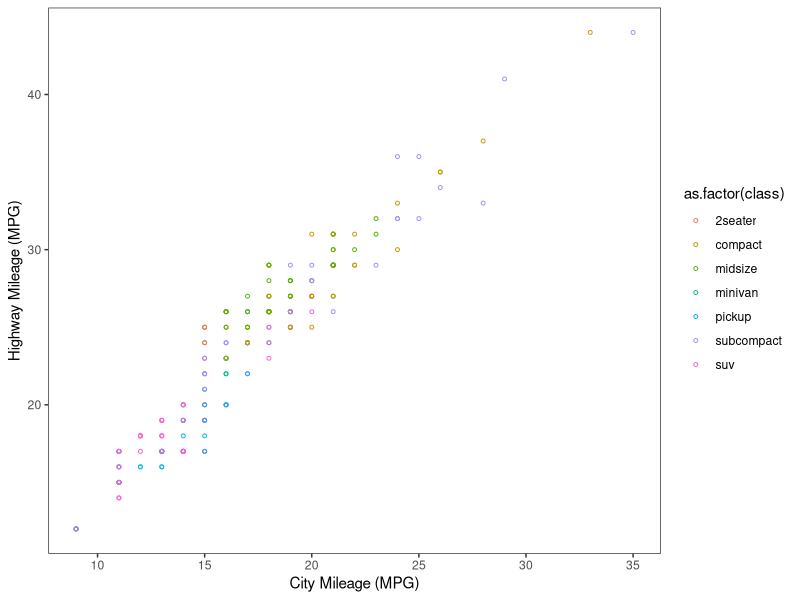
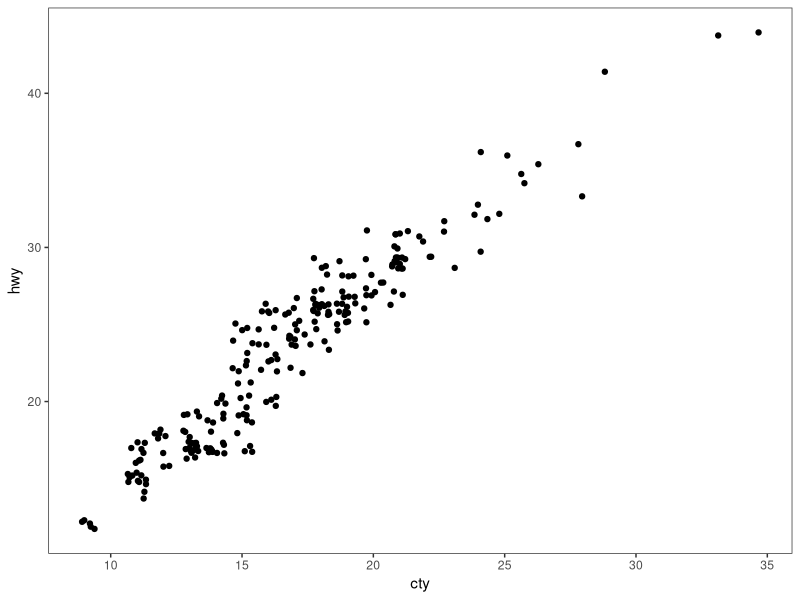
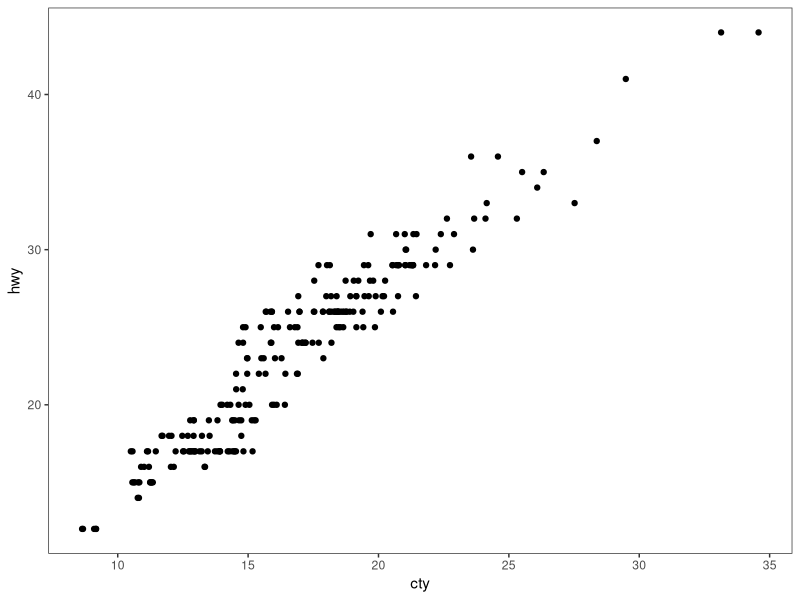
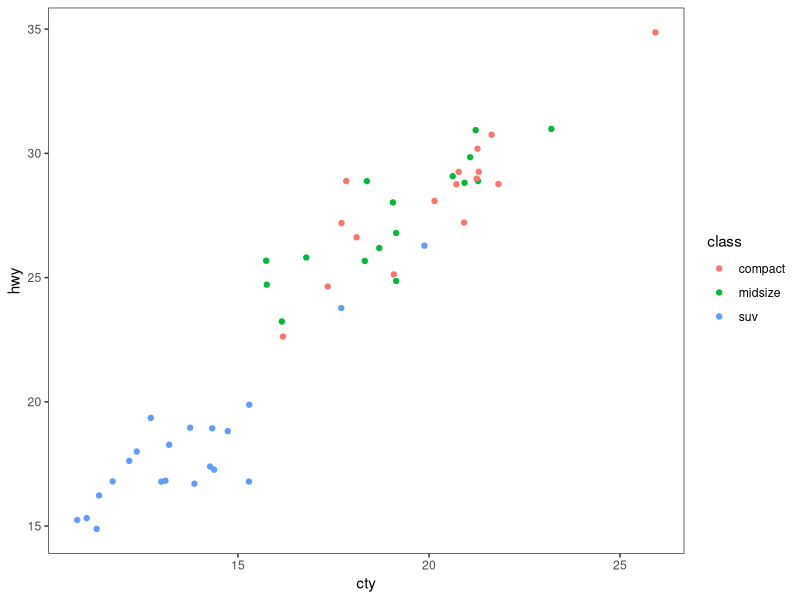
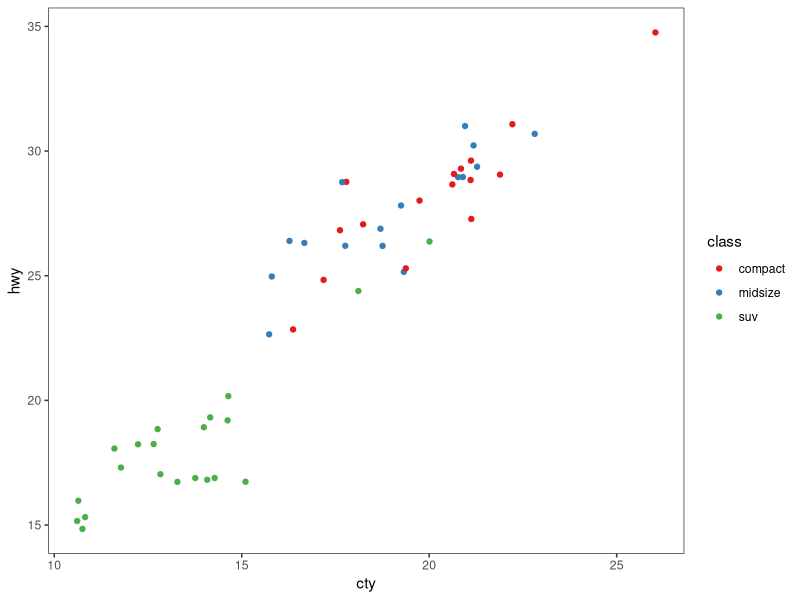
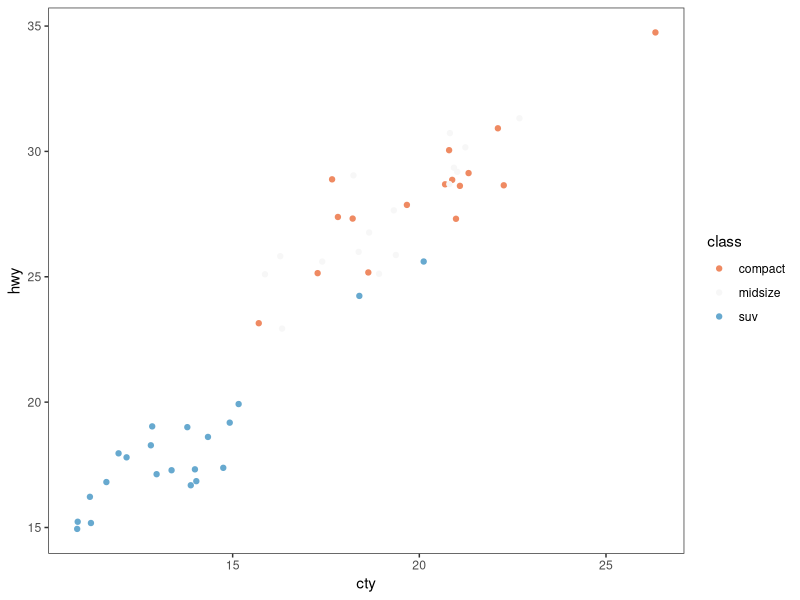
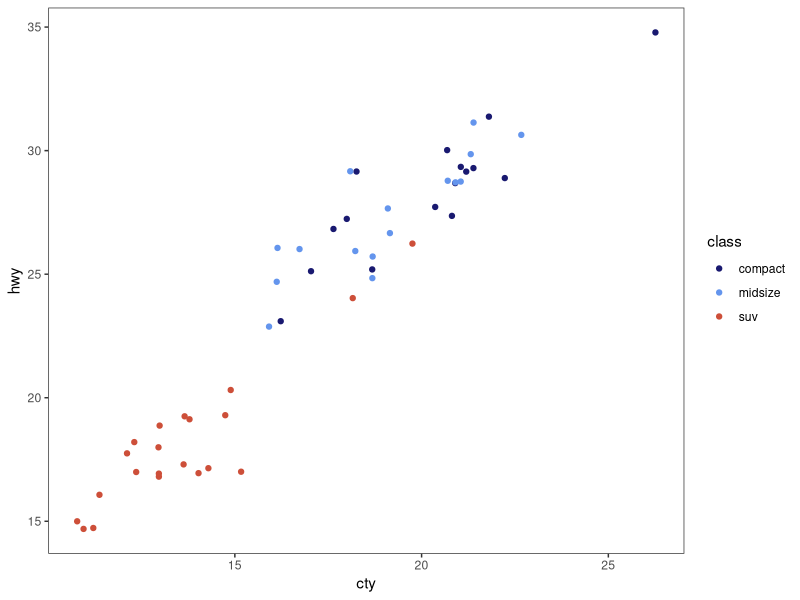
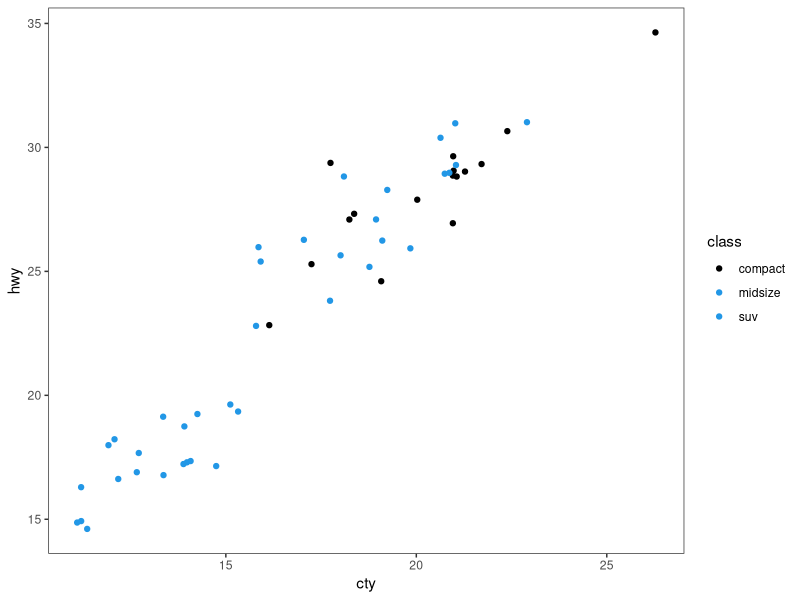

Reproduce these figures in R, in order. (Note: this script raises an error after producing the figures.)
# ---------------------------------------------------------- #
#### MODULE 3: Plot even more data!                       ####               
# ---------------------------------------------------------- #

## OBJECTIVE:
# 1. To develop a "grammar of graphics".
# 2. To become comfortable using ggplot2 for exploratory data visualization.


# ---------------------------------------------------------- #
#### SET UP:                                              ####
# ---------------------------------------------------------- #
# REMINDER: In RStudio, open the Rproject for our course (UNCG_DataWrangling), 
# pull any changes from GitHub, and navigate to the branch you created for 
# yourself (just a single branch for the whole semester) in RStudio's Git tab.
# Open this week's assignment in this new branch to complete and submit on GitHub.
# Ideally, you'll commit your answers a bit at a time as you work through
# this assignment, rather than committing all at once at the end.

# Reminder of some helpful resources for graphing in R:
# ggplot Cookbook: http://www.cookbook-r.com/Graphs/
# Official ggplot2 Book: https://ggplot2-book.org/
# Themes in ggplot2: https://ggplot2-book.org/polishing.html#themes

# In ggplot2, aesthetic means “something you can see”. Each aesthetic is a
# mapping between a visual cue and a variable.
# Examples include:
# position (i.e., on the x and y axes)
# color (“outside” color)
# fill (“inside” color)
# shape (of points)
# line type
# size

# Each type of geometric object (geom) accepts only a subset of all aesthetics.
# Refer to the geom help pages to see what mappings each geom accepts. Aesthetic
# mappings are set with the aes() function.

# TASK: We will be using the ggplot2 package for graphing. Fortunately, ggplot2 
# is nested within the tidyverse package (along with many others).
# Start by writing code to load the tidyverse library.
# HINT: see the end of assignment #1 if you forgot how to load a package.

library(tidyverse)
library(ggplot2)

# TASK: Write code below to set your theme to black and white and both your major
# AND minor gridlines to element_blank for all plots you'll be making today.
# HINT: Check back to last week's assignment section 1.9 for setting themes for
# all plots.

theme_set(theme_bw())
theme_update(
             panel.grid.major = element_blank(),
             panel.grid.minor = element_blank())



# ---------------------------------------------------------- #
#### 1.0 CORRELATION                                      ####
# ---------------------------------------------------------- #

# We learned how to make correlations last week, but it never hurts to get
# more practice! Let's start by using a data set built into ggplot2.
# The mpg dataset looks at the gas efficiency of different cars. Run the following
# code to load the data:
data(mpg, package = "ggplot2")

# TASK: Create a scatterplot (i.e., a dot plot) to relate city and highway mileage.
# Color the points by the class of car (class column) and label the x and y axis 
# to be more informative (City Mileage (MPG) vs Highway Mileage (MPG)).
# HINT: Refer back to last week's assignment or the ggplot help resources if you 
# forget how to make a scatterplot.

ggplot(mpg, aes(x = cty, y = hwy, color=as.factor(class))) + 
  geom_point(size=1, shape=1) +
  xlab("City Mileage (MPG)") + 
  ylab("Highway Mileage (MPG)")


# Looks alright, but the graph may be hiding some information...
# QUESTION: How many data points are in the mpg dataframe?

#234

# QUESTION: Approximately how many dots are in the graph you just made? How does
# that compare to the number of observations in the dataframe?

#76

# Try another correlation-focused geom that addresses this problem by running
# the following code:
ggplot(data=mpg, aes(x=cty, y=hwy)) + 
  geom_jitter()


# QUESTION: What happened when you created the plot with geom_jitter?

#We gained a lot of points.

# QUESTION: Run the code to create a plot using geom_jitter a second time. Then run it
# again and again. What happens each time? Why is this happening?

#The points appear to move. geom_jitter is adding small amounts of random movement.


# TASK: The default in geom_jitter is to jitter (or slightly move) the points away
# from each other in both the x and y directions. Check the help file for geom_jitter
# and write code below to make a graph where you jitter points in only the x-dimension
# by 0.5.

?geom_jitter

ggplot(data=mpg, aes(x=cty, y=hwy)) + 
  geom_jitter(width = 0.5, height = 0)

# ---------------------------------------------------------- #
#### 1.1 DETOUR! COLORS, COLORS, COLORS                   ####
# ---------------------------------------------------------- #

# Our world is so colorful, and our graphs can be too! But we want to be mindful
# of our color choices to not only be beautiful, but also informative and accessible.

# TASK: Create a new dataframe that filters our mpg data down to only information
# for car classes compact, midsize, and suv using an %in% statement. Name your 
# new dataframe mpgSubset.
# HINT: Refer back to the Transform assignment if you want help with %in% (or 
# try googling!)

?select
?mutate
?filter

mpgSubset <- select(mpg , "manufacturer",  "model", "displ", "year", "cyl"         
                , "trans"     ,   "drv"       ,   "cty"     ,     "hwy"    ,      "fl"          
                    , "class"       ) %>% filter(class == c("compact","suv", "midsize")) 



# ggplot has lots of nice (and some not so nice) built-in color palettes that we 
# can use to fill our bars with color. Try running the following code:
ggplot(data=mpgSubset, aes(x=cty, y=hwy, color=class)) +
  geom_jitter()

# The code above supplies us with ggplot's default color palette, which I find not
# so pleasing. Let's try to change this!

# We can add a statement specifying the scale of colors we would prefer. One way
# to do this is to use other pre-set palettes from ggplot. Run the code below to 
# ask ggplot to use the color brewer's palette called Set 1.
ggplot(data=mpgSubset, aes(x=cty, y=hwy, color=class)) +
  geom_jitter() +
  scale_color_brewer(palette="Set1")

# Alternatively, we could use the "RdBu" palette:
ggplot(data=mpgSubset, aes(x=cty, y=hwy, color=class)) +
  geom_jitter() +
  scale_color_brewer(palette="RdBu")

# QUESTION: Investigate the color brewer's range of palettes at this website: 
# https://r-graph-gallery.com/38-rcolorbrewers-palettes.html
# What do you notice about the colors chosen from each of the palettes that we
# used above? (i.e., does it use the first three colors in the palette? The last
# three? Some other combination?)

#maybe the last ones? Hard to tell.

# We could also pick out EXACTLY which colors we want for our figure. 
# There are 4 main ways to specify colors in R:
### by name
### by number
### by Hex code
### with the rgb() function

# By Name: R allows you to call more than 600 colors by name! Run the following
# code to see a list:
colors()

# We can put in the colors we chose for each variable by adding the 
# scale_color_manual() function to our plot. Try it out by running the following
# code:
ggplot(data=mpgSubset, aes(x=cty, y=hwy, color=class)) +
  geom_jitter() +
  scale_color_manual(values=c('midnightblue', 'cornflowerblue', 'tomato3'))


# You can also chose colors by number, which are assigned in R.

# TASK: Copy and paste the code to make our scatterplot and replace the color names
# with three numbers of your choice (between 1 and 657). How does your new figure look?
# HINT: remember to remove the quotation marks when calling numbers.

ggplot(data=mpgSubset, aes(x=cty, y=hwy, color=class)) +
  geom_jitter() +
  scale_color_manual(values=c(1, 4, 20))

#Honestly, it looks not that great. Two of the colors seem very similar, at least to me.

# QUESTION: How do you think you could figure out which color name belongs to
# each color number?
# HINT: Try creating a dataframe from color() by passing it into the
# as.data.frame() function.




as.data.frame(colors())

#We get a list that lets us know which color is which.

# You can also chose colors by Hex code. A Hex color code is a 6-symbol code made
# of up to three 2-symbol elements (6 symbols in length all together). Each of 
# the 2-symbol elements represents a color value in the Red-Green-Blue (RGB) color
# scale from 0 to 255. Hex codes are written with a # in front of them. Let's try
# out calling our colors using hex code.
ggplot(data=mpgSubset, aes(x=cty, y=hwy, color=class)) +
  geom_jitter() +
  scale_color_manual(values=c('#191970', '#6495ED', '#FF6347'))

# There are two great things about hex codes. First, you can call ANY color you 
# want with a hex code. That is, you're not limited to the 657 colors that are
# in ggplot. By specifying the color by hex code, you can pick literally anything!

# TASK: Google the search term "color picker". This should bring up google's color
# picker (in addition to a billion other color picking websites). Use this color
# picker to generate the hex codes for three new colors of your choice. Then copy
# and paste the above code, replacing the hex codes with your color choices.

ggplot(data=mpgSubset, aes(x=cty, y=hwy, color=class)) +
  geom_jitter() +
  scale_color_manual(values=c('#46defc', '#4683fc', '#46fcbf'))

# The second great thing about hex codes is that you can control the transparency
# of your colors. Transparency is set in a hex code by adding two extra symbols
# to the end, which together make up the "alpha" element. Adding 00 to the end 
# of your hex code will make your color completely transparent, while adding FF 
# to the end will make it completely opaque. Any number/letters in-between will 
# result in partial transparency. You can find a complete list of transparencies
# between 0-100% here: https://gist.github.com/lopspower/03fb1cc0ac9f32ef38f4

# TASK: Try out transparency by copying and pasting your graph code below and
# adding the alpha element to the end of each of your hex codes to make your
# first color 0% transparent, your second color 50% transparent, and your third
# color 100% transparent.

ggplot(data=mpgSubset, aes(x=cty, y=hwy, color=class)) +
  geom_jitter() +
  scale_color_manual(values=c('#46defc00', '#4683fc80', '#46fcbfFF'))

# QUESTION: What happened to the point that you set to 100% transparent?

#Disappeared

# Finally, we can set our colors using the rgb() function. This operates very
# similarly to the hex code, where you can pick exactly the color and transparency
# you want. Try it out by running the following code:
ggplot(data=mpgSubset, aes(x=cty, y=hwy, color=class)) +
  geom_jitter() +
  scale_color_manual(values=c(rgb(.10, .10, .44, 0.5), rgb(.39, .58, .93, 0.5), rgb(1.0, .39, .28, 0.5)))

# TASK: Modify the above code to make all of your points 50% transparent.

# There are so many inventive and artistic people in the world who have expanded
# the offerings for colors in ggplot. Check out some notable ones listed below
# when choosing colors for this assignment.
### Color-blind friendly palettes: https://github.com/JLSteenwyk/ggpubfigs
### Color palettes from vintage National Parks posters: https://github.com/katiejolly/nationalparkcolors
### Color palettes based on Wes Anderson movies: https://github.com/karthik/wesanderson
### Color palettes from famous Dutch paintings: https://github.com/EdwinTh/dutchmasters


# ---------------------------------------------------------- #
#### 1.2 DETOUR! LEGENDS                                  ####
# ---------------------------------------------------------- #

# When you specify colors in your ggplot code, R throws in a bonus legend for free!
# However, this legend is often not as clear or visually appealing as we might 
# prefer. But as with all geometric objects in ggplot, legends can be easily altered.

# Run the following code to create a scatter plot. Feel free to modify the colors
# as you prefer!
ggplot(data=mpgSubset, aes(x=cty, y=hwy, color=class)) +
  geom_jitter()

# QUESTION: Where did ggplot get the legend title and values from?

#From the mpgSubset dataframe. 

# We could change the title and values in our legend by altering the dataframe
# we are passing into ggplot. But that seems a bit drastic. Instead, we can 
# lean on the same code that specifies our color picks to alter the legend text.
# Try it out by running the following code:
ggplot(data=mpgSubset, aes(x=cty, y=hwy, color=class)) + 
  geom_jitter() + 
  scale_color_manual(values=c('#FCBA03', '#380754', '#496916'), #uses parts of the dataframe to create aestetic maps
                     name='Class of Car',  #Setting title name
                     breaks=c('suv', 'midsize', 'compact'), #Sets the order of the legend
                     labels=c('SUV', 'Midsize', 'Compact')) #Sets the order o the labels

?scale_color_manual

# TASK: Label each line of the code above with what it is doing.
# HINT: Check the scale_color_manual help file or ggplot Cookbook for more info.


# IMPORTANT: It is important to pay attention to the order you provide ggplot with 
# your color choices and legend labels! Try running the following code:
ggplot(data=mpgSubset, aes(x=cty, y=hwy, color=class)) + 
  geom_jitter() + 
  scale_color_manual(values=c('#FCBA03', '#380754', '#496916'), 
                     name='Class of Car', 
                     breaks=c('suv', 'midsize', 'compact'), 
                     labels=c('Compact', 'SUV', 'Midsize')) 


# QUESTION: What is wrong with the code above? Why is it so important to be
# careful with the order you pass information into ggplot?

#The breaks and labels are out of order meaning that dots will be mislabeled.

# While changing the legend text and factor order takes place in the scale_color_manual
# step, moving the legend around on the graph page is part of the graph theme. We
# can try this out using the code below:
ggplot(data=mpgSubset, aes(x=cty, y=hwy, color=class)) + 
  geom_jitter() + 
  theme(legend.position='top')


# TASK: Modify the code above to have the legend display along the bottom of
# the figure.

ggplot(data=mpgSubset, aes(x=cty, y=hwy, color=class)) + 
  geom_jitter() + 
  theme(legend.position='bottom')

# We can also have the legend located within the area of the graph itself! We can 
# do this by specifying the coordinates for where the legend should go within the
# graph axes. First we set the legend position and then we set the anchoring 
# position by justifying the legend.
### bottom left: 0,0
### bottom right: 1,0
### top left: 0,1
### top right: 1,1

# Try it out by running the following code:
ggplot(data=mpgSubset, aes(x=cty, y=hwy, color=class)) + 
  geom_jitter() + 
  theme(legend.position=c(1,0), legend.justification=c(1,0))

# QUESTION: What happens if you don't include the code for legend justification
# above?

#The legend ends up in weird positon, covering part of the graph.


# TASK: Copy and paste the code from above. Modify it to place the legend in the
# upper left part of the graph.

ggplot(data=mpgSubset, aes(x=cty, y=hwy, color=class)) + 
  geom_jitter() + 
  theme(legend.position=c(0.1,1), legend.justification=c(0,1.1))

# Finally, we might want to remove the legend altogether! We would do so by
# modifying the theme as well. 

# TASK: Check the ggplot cookbook to find the legends section. Read what it says 
# about removing the legend. Then copy and paste the graph code from above. Modify
# the code to remove the legend.

ggplot(data=mpgSubset, aes(x=cty, y=hwy, color=class)) + 
  geom_jitter() + 
  theme(legend.position=c(1,0), legend.justification=c(1,0)) + theme(legend.position="none")

# ---------------------------------------------------------- #
#### 2.0 DEVIATION                                        ####
# ---------------------------------------------------------- #

# Used to compare variation in values between small number of items (or categories) 
# with respect to a fixed reference.

# Whether the graphical type is a deviation graph or a composition graph (or a 
# ranking graph) may depend on the underlying data structure.

# We used geom_bar() last week with factor data to create a bar graph. But
# geom_bar() is a bit tricky because it can make EITHER a bar graph or a histogram
# depending on the data you give it. The default of geom_bar() is to set stat to 
# count so if you give it just a continuous x value, it will make a histogram. Try
# it with the following code:
ggplot(data=mpg, aes(x=hwy)) + 
  geom_bar()

# In order to have the geom create bars and not a histogram, you must:
# 1) Set stat = identity
# 2) Provide both an x and a y inside the aes(), where x is either a character 
# or factor and y is numeric.

# TASK: Create a dataframe of summary statistics for the mpg data, calculating the
# mean, standard deviation, and standard error for highway mpg grouping by class.
# Name the resulting dataframe highwayMPG and your new variables hwy_mean, hwy_sd,
# and hwy_se.
# HINT: Look back at the Transform assignment if you forget how to summarize the
# data. Also recall, standard error = 1.96*standard deviation.

highwayMPG <- group_by(mpg, class) %>% summarise(hwy_mean = mean(hwy, na.rm= T), hwy_sd = sd(hwy, na.rm = T)) %>% 
  mutate(hwy_se = 1.96*hwy_sd) %>% 
  ungroup()

# TASK: Create a bar graph showing the average highway MPG on the y-axis and 
# car class on the x-axis. Fill the bars by class. Add in error bar caps that are 20%
# the width pf the bars.
# HINT: Don't forget to change stat from the default in your geom_bar() statement!

ggplot(highwayMPG, aes(x = hwy_mean, y = class, fill = class)) + 
  geom_bar(stat='identity') +
  geom_errorbar(aes(xmin=hwy_mean-hwy_se, 
                    xmax=hwy_mean+hwy_se, 
                    width=0.2))  

# ---------------------------------------------------------- #
#### 2.1 DETOUR! COLORS AND LEGENDS, AGAIN                ####
# ---------------------------------------------------------- #

# Recall that some geometric elements require fills instead of (or sometimes in
# addition to) colors.

# TASK: Create a bar graph with the mpg summary stats with the following parameters:
# (1) Black bar outline
# (2) Bars filled with the color brewer palette "Dark2" using the scale_fill_manual
#     statement
# (3) No legend
# (4) Informative x- and y-axis labels. 


ggplot(highwayMPG, aes(x = hwy_mean, y = class)) + 
  geom_bar(stat='identity', color = "black", aes(fill = class)) +
  scale_fill_brewer(palette = "Dark2") +
  geom_errorbar(aes(xmin=hwy_mean-hwy_se, 
                    xmax=hwy_mean+hwy_se,
                    width=0.2)) + 
  theme(legend.position="none") +
  xlab("Highway mean (MPG)") + 
  ylab("Class")



# HINT: Carefully consider whether your color and/or fill should go within an aes() 
# statement, the scale_fill_manual or scale_color_manual statements, or neither.
# If in doubt, try a bunch of ways until it looks how we want it. And consult 
# your helpful ggplot resources on the web.


# ---------------------------------------------------------- #
#### 2.2 DETOUR! AXIS MODIFICATIONS                       ####
# ---------------------------------------------------------- #

# Run the following code, feeling free to modify colors as you prefer:
ggplot(data=highwayMPG, aes(x=class, y=hwy_mean, fill=class)) +
  geom_bar(stat='identity') 

# QUESTION: Where is ggplot getting the x-axis tick labels from?

#The class column of the highwayMPG dataset. 

# Often our tick labels are not the best. We can modify them to be more informative
# or visually appealing by directly modifying the dataframe, but again this feels
# a bit extreme. Instead, we can directly modify the scale of the axis. For axes
# that deal with categories, we are setting the discrete scale. Try it out by
# running the following code:
ggplot(data=highwayMPG, aes(x=class, y=hwy_mean, fill=class)) +
  geom_bar(stat='identity') +
  scale_x_discrete(labels=c('sport', 'compact', 'midsize', 'minivan', 'pickup', 'subcompact', 'SUV'))

# We can also change the scale of the continuous axes, including how large they are
# and where the tick marks fall as follows:
ggplot(data=highwayMPG, aes(x=class, y=hwy_mean, fill=class)) +
  geom_bar(stat='identity') +
  scale_y_continuous(breaks=seq(0, 50, 10)) +
  coord_cartesian(ylim=c(0,50))

# QUESTION: Try running the code above without the coord_cartesian() statement. 
# What is surprising about the resulting graph? Based on this result, what do you
# think the coord_cartesian() statement does?

ggplot(data=highwayMPG, aes(x=class, y=hwy_mean, fill=class)) +
  geom_bar(stat='identity') +
  scale_y_continuous(breaks=seq(0, 50, 10))

#The graph appears to have a different max for it's scale. I think the Cartesian coordinate
#system sets a coordinate system for the bar graph to be mapped in.


# We can also add a statement into the scale discrete or continuous statements
# to name our axes, rather than putting in a whole separate step of xlab() or ylab().
# Try it out with the following code:
ggplot(data=highwayMPG, aes(x=class, y=hwy_mean, fill=class)) +
  geom_bar(stat='identity') +
  scale_x_discrete(name='Class of Car') +
  scale_y_continuous(name='Mean Highway MPG')


# Finally, we can flip our axes easily in ggplot as follows:
ggplot(data=highwayMPG, aes(x=class, y=hwy_mean, fill=class)) +
  geom_bar(stat='identity') +
  coord_flip()


# TASK: Let's put it all together. Make a graph of the mpg summary stats with the
# following specifications:
# (1) color by class of car using a color scheme of your choice (not the default)
# (2) plot the class of car on the x-axis and the highway MPG on the y axis
# (3) include better names for the x- and y-axis titles
# (4) include better names for the car classes
# (5) set the scale of the highway mpg to run from 0 to 30 with breaks every 5 
# (6) flip your axes
# (7) remove the legend

ggplot(highwayMPG, aes(x = class, y = hwy_mean)) +
  geom_bar(stat='identity', color = "black", aes(fill = class)) +
  scale_fill_brewer(palette = "Dark2") +
  geom_errorbar(aes(ymin=hwy_mean-hwy_se, 
                    ymax=hwy_mean+hwy_se,
                    width=0.2)) + 
  coord_flip() +
  theme(legend.position="none") +
  ylab("Highway mean (MPG)") + 
  xlab("Class") +
  scale_x_discrete(labels=c('sport', 'compact', 'midsize', 'minivan', 'pickup', 'subcompact', 'SUV')) +
  scale_y_continuous(breaks=seq(0,50,5)) +
  coord_cartesian(ylim=c(0,30)) +
  theme(legend.position="none")



# ---------------------------------------------------------- #
#### 3.0 RANKING                                          ####
# ---------------------------------------------------------- #
# Used to compare the position or performance of multiple items with respect to 
# each other. Actual values matters somewhat less than the ranking.

# TASK: Create a dataframe of summary statistics for the mpg data, calculating the
# mean, standard deviation, and standard error for CITY mpg grouping by class.
# Name the resulting dataframe cityMPG and your new variables city_mean, city_sd,
# and city_se.
# HINT: Look back at the Transform assignment if you forget how to summarize the
# data. Also, standard error = 1.96*standard deviation.

cityMPG <- mpg %>% group_by(class) %>% summarize(city_mean = mean(cty), city_sd = sd(cty),city_se=1.96*city_sd)

# Now we want to plot our data in order from smallest to largest city MPG to get
# a ranking. To do so, we need to use the reorder() function to rearrange the data
# going into our x-axis.
ggplot(cityMPG, aes(x=reorder(class, city_mean), y=city_mean)) + 
  geom_bar(stat="identity")

# TASK: Recreate the above ranking figure to include the following:
# (1) class of car on the x-axis with informative axis and tick labels
# (2) MPG ordered from highest to lowest (hint: try google if you're unsure)
# (3) bars with dary grey outlines and filled by class with your favorite color scheme
# (4) error bars with end caps 30% the width of the bars
# (5) y-axis from 0 to 30 with tick marks every 5
# (6) no legend.

ggplot(cityMPG, aes(x = fct_reorder(class, city_mean, .desc = TRUE), y = city_mean, fill = class)) +
  geom_col(color = "darkgrey") +
  geom_errorbar(aes(ymin = city_mean - city_se, ymax = city_mean + city_se),
                width = 0.3, color = "darkgrey") +
  scale_y_continuous(limits = c(0, 30), breaks = seq(0, 30, 5)) +
  xlab("Car Class") +
  ylab("Mean City MPG") +
  theme_bw() +
  theme(legend.position = "none")



# ---------------------------------------------------------- #
#### 4.0 DISTRIBUTION                                     ####
# ---------------------------------------------------------- #
# When you have lots and lots of data points and want to study where and how the
# data points are distributed.

# Histograms can be accomplished with either geom_bar() or geom_histogram()
ggplot(mpg, aes(hwy)) + 
  geom_histogram()

# TASK: Recreate the graph above, but using geom_bar() instead

ggplot(mpg, aes(hwy)) + 
  geom_bar()


# TASK: Try making a histogram with the categorical variable 'manufacturer'.
# What error message do you get?


ggplot(mpg, aes(manufacturer)) + 
  geom_histogram()

#Error in `f()`:
# ! StatBin requires a continuous x variable: the x variable is discrete.Perhaps you want stat="count"?
#  Run `rlang::last_error()` to see where the error occurred.

# QUESTION: What happens when you follow the advice of the error message and 
# make stat='count'?
ggplot(mpg, aes(manufacturer)) + 
  geom_histogram(stat="count")

#A histogram appears, likely showing the count of the total occurrence of each given
#manufacturer in the manufacturer column. 

# TASK: Make a boxplot comparing the distribution of cty (city mileage) for
# each class of car.
# HINT: Look back to last week if you forget how to make a boxplot.

ggplot(mpg, aes(x = class, y = cty)) +
  geom_boxplot()

# We can also make a different type of distribution, a violin plot using the 
# geom_violin statement as follows:
ggplot(mpg, aes(x=class, y=cty)) + 
  geom_violin()

# QUESTION: What does a violin plot show? Check google if you're unsure.

#A violin plot shows the distribution of data. While it is somewhat similar to a
#boxplot, it shows more detail in regards to the way in which data is distributed. 

# ---------------------------------------------------------- #
#### 5.0 COMPOSITION                                      ####
# ---------------------------------------------------------- #
# Bar charts and pie charts are classic ways of showing composition of a dataset.

# TASK: Let's get some data for this task by determining the number of cars from 
# each car manufacturer in our mpg dataframe. We can do this as follows:
manufacturerFreq <- mpg %>% 
  group_by(manufacturer) %>% 
  summarize(frequency=length(manufacturer)) %>% 
  ungroup()

# TASK: Make a bar graph of the number of cars (frequency) by manufacturer using
# the dataframe we created above.

ggplot(manufacturerFreq, aes(x = manufacturer, y = frequency)) +
  geom_bar(stat = "identity")

# We can switch the bar chart you created above into a pie chart simply by changing
# the coordinate system through a series of steps as follows:

ggplot(manufacturerFreq, aes(x=manufacturer, y=frequency)) +
  geom_bar(stat="identity") +
  coord_polar()

ggplot(manufacturerFreq, aes(x=manufacturer, y=frequency, fill=manufacturer)) +
  geom_bar(stat="identity") +
  coord_polar()

ggplot(manufacturerFreq, aes(x="", y=frequency, fill=manufacturer)) +
  geom_bar(stat="identity", width=1) +
  coord_polar()

ggplot(manufacturerFreq, aes(x="", y=frequency, fill=manufacturer)) +
  geom_bar(stat="identity", width=1) +
  coord_polar(theta="y")

ggplot(manufacturerFreq, aes(x="", y=frequency, fill=manufacturer)) +
  geom_bar(stat="identity", width=1) +
  coord_polar(theta="y", start=0) +
  theme_void() +
  theme(legend.title = element_text(size = 12.5), 
        legend.text  = element_text(size = 8.5),
        legend.key.size = unit(.75, "lines"))

# TASK: Annotate the code below to describe what each line does:
ggplot(manufacturerFreq, aes(x="", y=frequency, fill=manufacturer)) +
#Creates a pie chart using y to divide the slices and the fill being set to
#manufacturer. 
  geom_bar(stat="identity", width=1) +
#Sets with of bars and uses the real values of frequency. 
  coord_polar(theta="y", start=0) +
#Establishes a polar coordinate system. Makes the chart round.
  theme_void() +
#Sets theme to void.
  theme(legend.title = element_text(size = 12.5), 
        legend.text  = element_text(size = 8.5),
        legend.key.size = unit(.75, "lines"))
#Customizes the legend by changing various text and legend sizes. 


# ---------------------------------------------------------- #
#### 6.0 CHANGE                                           ####
# ---------------------------------------------------------- #

# Time series are often best visualized with line graphs. Let's try this out
# with some new data:
data("economics")

# TASK: Use the economics dataset to plot the number of people who are unemployed
# over time (unemploy vs date). Make a scatterplot, then connect the points with 
# lines using geom_line().
# HINT: use ?economics to get more information about this dataset.

?economics

ggplot(economics, aes(x = date, y = unemploy)) +
  geom_point() + 
  geom_line()



# ---------------------------------------------------------- #
#### GROUPS AND MAPS                                      ####
# ---------------------------------------------------------- #

# Let's save these for group project options, this assignment is really long!









# REMEMBER: Save and push your script when you're done with this assignment!
